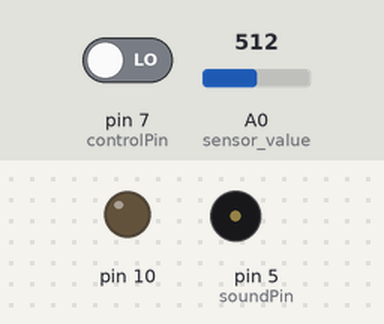
Recording of a sketch running on a simulated Arduino Uno, built with avr-gcc and run on an emulated ATmega328P. Parts: output pins drawn as LEDs (lit = HIGH), buzzer (waves = sounding). The inputs (shaded band) are chosen by the test bench; at power-on: pin 7 (controlPin) LOW, A0 (sensor_value) = 512. Storage starts empty.

Above: at 2.2 s.
2.3 s: pin 7 (controlPin) driven HIGH
At 2.72 s:
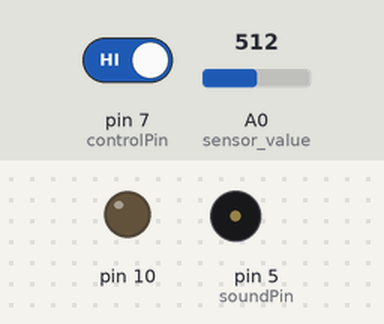
5.3 s: pin 7 (controlPin) driven LOW
At 5.9 s:
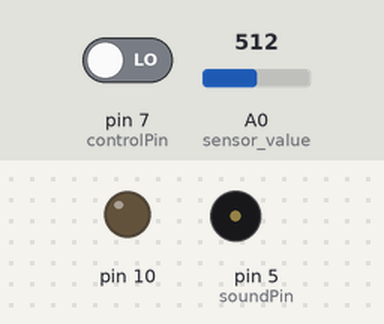
6.8 s: A0 (sensor_value) set to 534
9.8 s: A0 (sensor_value) set to 553
At 12.76 s:
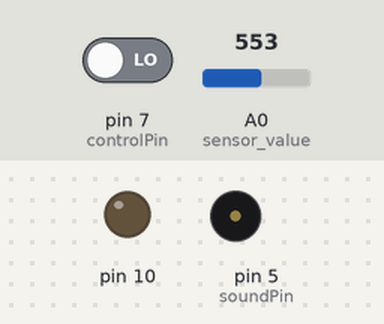
Timing chart, 0 to 13.8 s (numbered marks = the images above; inputs shaded):
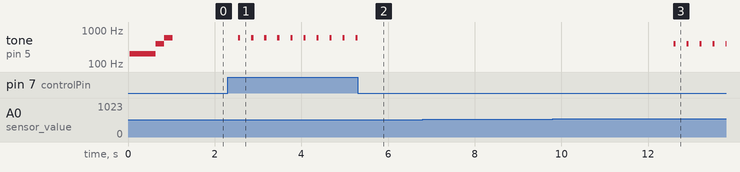

Measured:
- the behaviour switches between 541 and 542 on A0 (sensor_value) (found by bisection; images 2 and 3)
- after the input at 2.3 s, tone on pin 5 (soundPin): alternates 600 Hz for 0.05 s and silent for 0.25 s, starting after 0.25 s
- after the input at 5.3 s, tone on pin 5 (soundPin): goes on until 5.3 s, then stays silent
- after the input at 6.8 s, every drawn part: stays the same
- after the input at 9.8 s, tone on pin 5 (soundPin): alternates 400 Hz for 0.05 s and silent for 0.25 s, starting after 2.8 s

The sketch:

gc1_arduino.ino
```cpp
#include <SD.h>

const boolean useSerial = false;

const int soundPin = 5;
const int controlPin = 7;

int controlButtonState = 0;
int sensorValue = 0;

// *** SD card variables ***
Sd2Card card;
SdVolume volume;
SdFile root;
String logFileName = "gcLog_";

char logFileName_c[40];

// file handle for logging
File logDataFile;

// sd card pin
const int chipSelect = 3;

// we will keep updating this to keep track of the lowest value seen
int lowestValueSeen = 1023;

// considered a grind if value is >30 + lowestValueSeen
const int grindThreshold = 30;

const byte LEVEL_NO_GRIND      = 0;
const byte LEVEL_GRIND_NO_WARN = 1;
const byte LEVEL_GRIND_WARN_1  = 2;
const byte LEVEL_GRIND_WARN_2  = 3;
const byte LEVEL_GRIND_ALERT   = 4;

// no warning for first 5 grinds
const int warn0NumGrinds = 10;
// allow 5 grinds at the first warning level
const int warn1NumGrinds = 5;
// allow 5 grinds at hte second warning level
const int warn2NumGrinds = 5;

const int flush_every = 20;
const int log_records_max = 50;

// warning_mode array
byte warning_mode_array[log_records_max];

unsigned long numEntriesSoFar = 0;

void reset_lowest_value_seen() {
  lowestValueSeen = 1023;
}

int grind_threshold(int lowest_value_seen) {
  return lowest_value_seen + 30;
}

void add_reading(int reading, byte warning_mode) {
  // shift numbers out of array
  int i;
  for (i = log_records_max - 1; i > 0; i-- ) {
    warning_mode_array[i] = warning_mode_array[i - 1];
  }
  warning_mode_array[0] = warning_mode;

  numEntriesSoFar = numEntriesSoFar + 1;

  // memorize lowest value seen if necessary
  if (reading < lowestValueSeen) {
    lowestValueSeen = reading;
  }

  // flushing will be automatic
  log_data_to_sd(millis(), reading, warning_mode);

}

// number of grinds in the 10-second window so far
int num_grinds() {

  int result = 0;
  for(int i = 0; i < log_records_max; i++) {
    if (warning_mode_array[i] == LEVEL_GRIND_ALERT) {
      // stop counting at that point, a grind alert already happened
      break;
    }
    if (warning_mode_array[i] > LEVEL_NO_GRIND ) {
      result += 1;
    }
  }

  return result;
}

// the setup routine runs once when you press reset:
void setup() {
  // initialize serial communication at 9600 bits per second:
  if (useSerial) {
    Serial.begin(9600);

  };

  // ******* sd card init ********
  pinMode(10, OUTPUT);

  if (!SD.begin(chipSelect)) {
    error_beep();
    return;
  }

  File root = SD.open("/");

  if ( ! root ) {
    error_beep();
  }

  root.rewindDirectory();
  int numFiles = 1;

   while(true) {
     File entry = root.openNextFile();
     if (! entry) {
       break;
     }
     entry.close();
     numFiles++;

    log_free_ram();

   }

   logFileName = logFileName + String(numFiles) + ".txt";
   root.close();

   logFileName.toCharArray(logFileName_c, logFileName.length() + 1);

   if( useSerial) {
     Serial.print("datalog file name: [");
     Serial.print(logFileName_c);
     Serial.println("]");
   }

   // initialize warning_mode_array
   for(int i = 0; i < log_records_max; i++) {
     warning_mode_array[i] = LEVEL_NO_GRIND;
   }

   logDataFile = SD.open(logFileName_c, FILE_WRITE);

   log_headers();

   start_program_beep();

}


void error_beep() {
  tone(soundPin,600);
  delay(100);
  noTone(soundPin);
  delay(50);
  tone(soundPin,600);
  delay(100);
  noTone(soundPin);
  delay(50);
  tone(soundPin,600);
  delay(100);
  noTone(soundPin);
}

void start_program_beep() {
  if (useSerial) {
    Serial.println("start program");
  };
  tone(soundPin,200);
  delay(400);
  noTone(soundPin);

  tone(soundPin,200);
  delay(200);
  tone(soundPin,400);
  delay(200);
  tone(soundPin,600);
  delay(200);
  noTone(soundPin);

}

void warning_grind() {
  tone(soundPin,400);
  delay(50);
  noTone(soundPin);
}

void warning_grind_high() {
  tone(soundPin,800);
  delay(50);
  noTone(soundPin);
}

void alert_grind() {
  tone(soundPin,600);
  delay(5000);
  noTone(soundPin);
}


void alert_reset_step() {
  tone(soundPin,200);
  delay(50);
  tone(soundPin,400);
  delay(50);
  noTone(soundPin);
  delay(50);
}

void alert_reset_loop_iteration() {
  tone(soundPin,600);
  delay(100);
  noTone(soundPin);
}

void wait_for_reset(){
  // wait for user to reset

  boolean sequenceCompleted = false;
  boolean highSelected = false;

  while ( !sequenceCompleted) {
      controlButtonState = digitalRead(controlPin);

      if (controlButtonState == HIGH && ! highSelected) {
        highSelected = true;
        alert_reset_step();
      }

      if (highSelected == true && controlButtonState == LOW) {
        sequenceCompleted = true;
        alert_reset_step();
      }

      alert_reset_loop_iteration();
      delay(100);
  }
  alert_reset_step();

}

void log_free_ram() {
  if (useSerial) {
    Serial.print("free ram: ");
    Serial.println(freeRam());
  }
}

int freeRam () {
  extern int __heap_start, *__brkval;
  int v;
  return (int) &v - (__brkval == 0 ? (int) &__heap_start : (int) __brkval);
}

void trigger_grind_alarm(){
  alert_grind();
  wait_for_reset();
  reset_lowest_value_seen();
}

void log_headers() {
  // write headers onto data file
  String dataString = "millis,sensorValue,warning_mode,";
  logDataFile.println(dataString);
}

void log_data_to_sd(unsigned long milliseconds, int sensor_value, byte warning_mode) {
  String dataString = String(milliseconds) + "," + \
                          String(sensor_value) + "," + \
                          String(warning_mode) + ",";
    logDataFile.println(dataString);

  if (numEntriesSoFar % flush_every == 0) {
    logDataFile.flush();

    if(useSerial) {
      // Serial.println(dataString);
      Serial.println("flushed");
      log_free_ram();
    }
  }
}


int sensor_value() {
  sensorValue = analogRead(A0);
  return sensorValue;
}

void loop() {

  controlButtonState = digitalRead(controlPin);
  sensorValue = sensor_value();

  byte warning_mode = LEVEL_NO_GRIND; // no warning

  boolean grindDetected = false;
  if( sensorValue >= grind_threshold(lowestValueSeen) ) {
    grindDetected = true;
  }

  // how many grinds do we have so far ?
  int num_grinds_in_window = num_grinds();

  if( grindDetected ) {
    warning_mode = LEVEL_GRIND_NO_WARN;
  }
  if( grindDetected && num_grinds_in_window > warn0NumGrinds ) {
    warning_mode = LEVEL_GRIND_WARN_1;
  }
  if ( grindDetected && num_grinds_in_window > warn0NumGrinds + warn1NumGrinds ) {
    warning_mode = LEVEL_GRIND_WARN_2;
  }
  if ( grindDetected && num_grinds_in_window > warn0NumGrinds + warn1NumGrinds + warn2NumGrinds ) {
    warning_mode = LEVEL_GRIND_ALERT;
  }

  // insert current reading into array
  add_reading(sensorValue, warning_mode);

  if( warning_mode == LEVEL_GRIND_WARN_1 ) {
    warning_grind();
  }

  if( warning_mode == LEVEL_GRIND_WARN_2 ) {
    warning_grind_high();
  }

  if ( warning_mode == LEVEL_GRIND_ALERT ) {
    trigger_grind_alarm();
  }


  if (controlButtonState == HIGH) {
   tone(soundPin,600);
   delay(50);
   noTone(soundPin);
  }

  delay(250);
};
```
